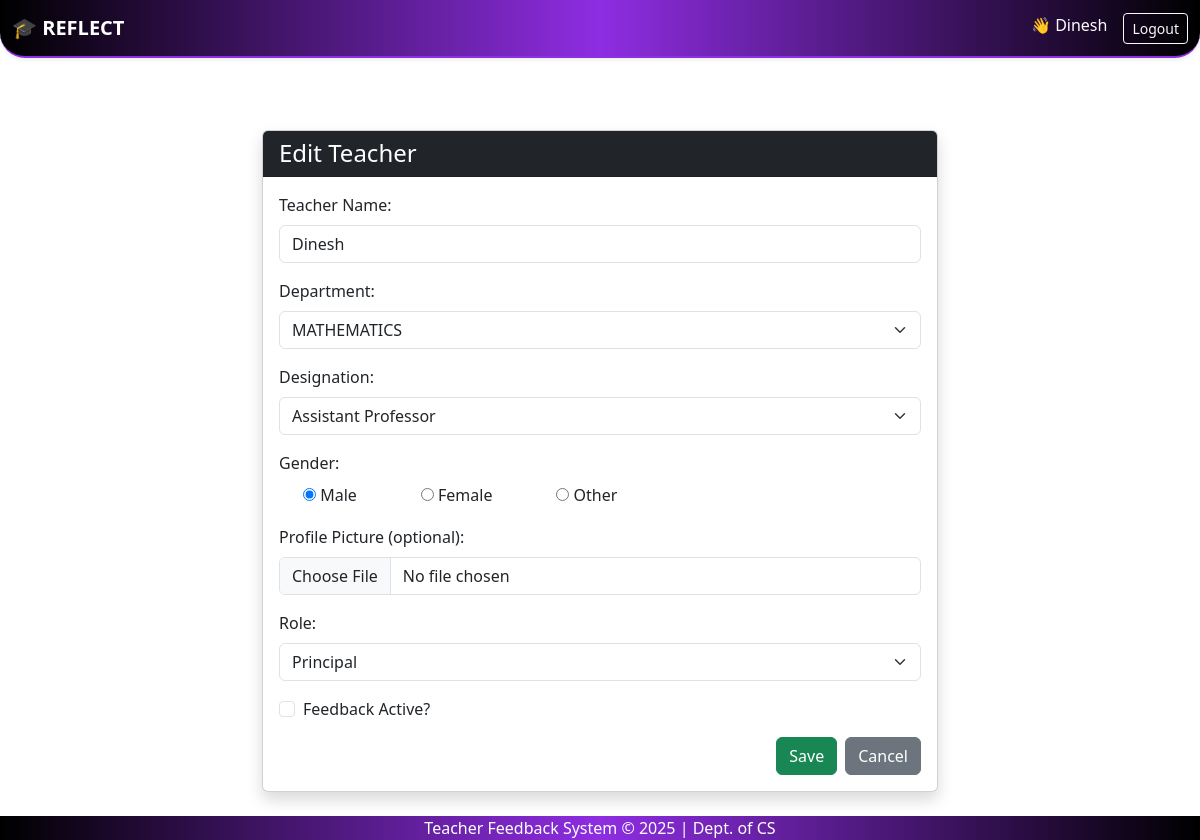
/teachers/edit/8/ (signed in), run on an earlier commit of the app's database.
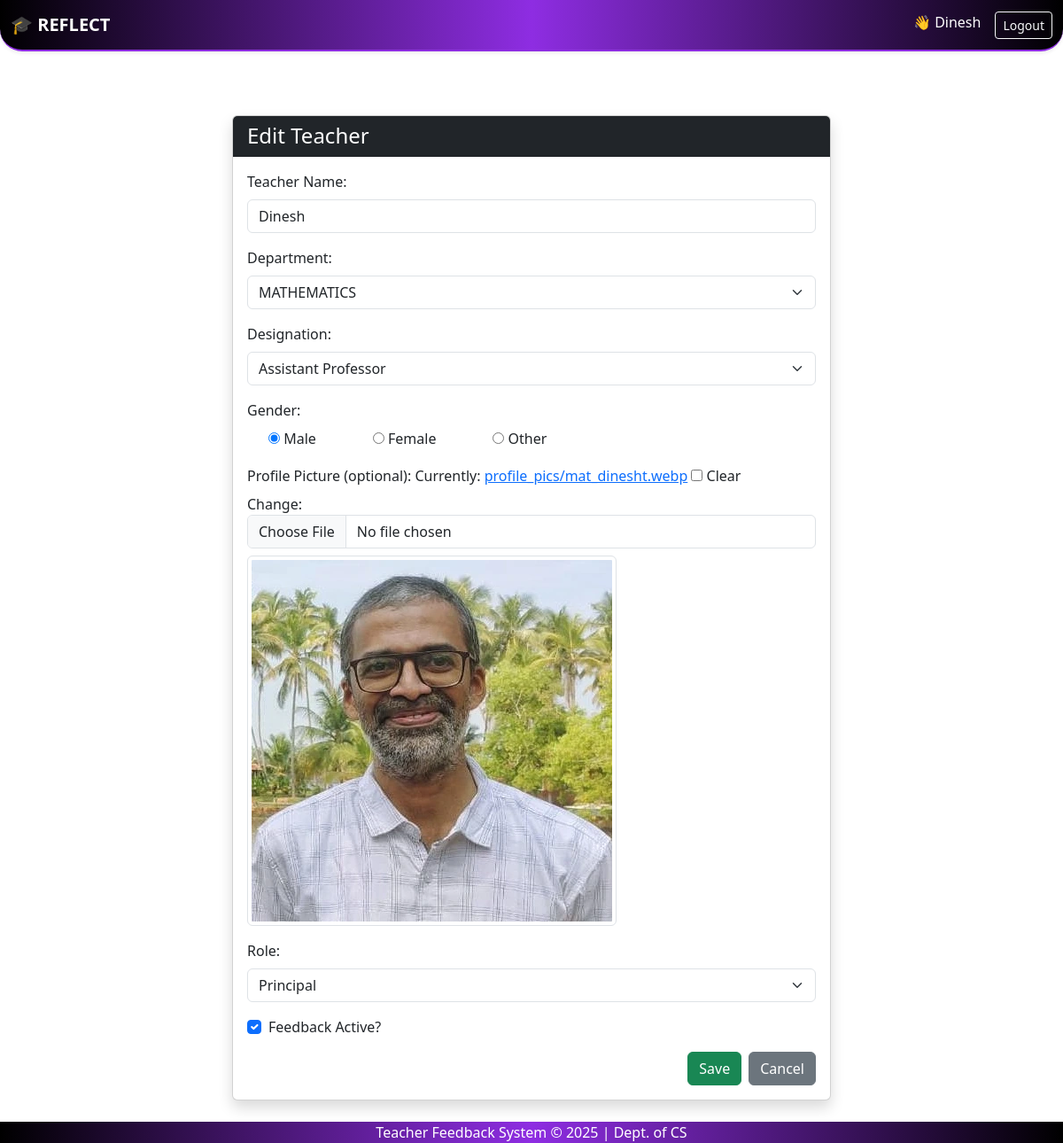
And on a later commit of the database.
### feedback_app/models.py (models this page shows, shortened)
class Teacher(models.Model):
    user = models.OneToOneField(User, on_delete=models.CASCADE, null=True, blank=True)  # <-- Add this line
    teacher_id = models.AutoField(primary_key=True)
    name = models.CharField(max_length=100)
    dept = models.ForeignKey(Department, on_delete=models.CASCADE)
    designation = models.CharField(max_length=100)
    gender = models.CharField(max_length=10)
    role = models.ForeignKey(Role, on_delete=models.CASCADE)
    fb_active = models.BooleanField(default=False)
    profile_picture = models.ImageField(upload_to='profile_pics/', blank=True, null=True)

### feedback_app/views.py (the view)
# urls.py: path('teachers/edit/<int:pk>/', views.edit_teacher, name='edit_teacher'),
@login_required()
def edit_teacher(request, pk):
    teacher = get_object_or_404(Teacher, pk=pk)
    user = teacher.user
    if request.method == "POST":
        form = TeacherEditForm(request.POST,request.FILES, instance=teacher)  # Only TeacherEditForm (no password)
        if form.is_valid():
            form.save()
            messages.success(request, "Teacher updated successfully!")
            return redirect('teacher_list')
    else:
        form = TeacherEditForm(instance=teacher)
    return render(request, 'add_teacher.html', {'form': form, 'edit_mode': True})

### feedback_app/forms.py
class TeacherEditForm(forms.ModelForm):
    class Meta:
        model = Teacher
        fields = ['name', 'dept', 'designation', 'gender', 'role', 'fb_active','profile_picture']
        labels = {
            'name': 'Teacher Name',
            'dept': 'Department',
            'designation': 'Designation',
            'gender': 'Gender',
            'role': 'Role',
            'fb_active': 'Feedback Active?',
            'profile_picture': 'Profile Picture',
        }
        widgets = {
            'name': forms.TextInput(attrs={'class': 'form-control'}),
            'dept': forms.Select(attrs={'class': 'form-select'}),
            'designation': forms.Select(choices=DESIGNATION_CHOICES, attrs={'class': 'form-select'}),
            'gender': forms.RadioSelect(choices=GENDER_CHOICES),
            'role': forms.Select(attrs={'class': 'form-select'}),
            'fb_active': forms.CheckboxInput(attrs={'class': 'form-check-input'}),
            'profile_picture': forms.ClearableFileInput(attrs={'class': 'form-control'}),
        }

### feedback_app/context_processors.py (called while the page is built)
def is_admin(request):
    user = request.user
    return {'is_admin': user.is_superuser or user.groups.filter(name='admin').exists()}

### templates/add_teacher.html (shortened to what this page needs)
{% extends 'base.html' %}
{% block content %}
<div class="container mt-5" style="max-width: 700px;">
    <div class="card shadow">
        <div class="card-header bg-dark text-white">
            <h4 class="mb-0">{{ form.instance.pk|yesno:"Edit Teacher,Add Teacher" }}</h4>
        </div>
        <div class="card-body">
            <form method="post" enctype="multipart/form-data">
                <div class="mb-3">
                    <label for="id_name" class="form-label">Teacher Name:</label>
                    {{ form.name }}
                </div>
                <div class="mb-3">
                    <label for="id_dept" class="form-label">Department:</label>
                    {{ form.dept }}
                </div>
                <div class="mb-3">
                    <label for="id_designation" class="form-label">Designation:</label>
                    {{ form.designation }}
                </div>
                <div class="mb-3">
                    <label class="form-label">Gender:</label>
                    <div class="d-flex gap-4">
                        {% for radio in form.gender %}
                            <div class="form-check form-check-inline">
                                {{ radio.tag }}
                                <label class="form-check-label">{{ radio.choice_label }}</label>
                            </div>
                        {% endfor %}
                    </div>
                </div>
                <div class="mb-3">
                    <label for="id_profile_picture" class="form-label">Profile Picture (optional):</label>
                    {{ form.profile_picture }}
                    {% if form.instance.profile_picture %}
                        <div class="mt-2">
                            <img src="{{ form.instance.profile_picture.url }}" height="100" class="img-thumbnail">
                        </div>
                    {% endif %}
                </div>
                <div class="mb-3">
                    <label for="id_role" class="form-label">Role:</label>
                    {{ form.role }}
                </div>
                <div class="mb-3 form-check">
                    {{ form.fb_active }}
                    <label for="id_fb_active" class="form-check-label">Feedback Active?</label>
                </div>
                <div class="d-flex justify-content-end mt-3">
                    <button type="submit" class="btn btn-success me-2">Save</button>
                    <a href="{% url 'teacher_list' %}" class="btn btn-secondary">Cancel</a>
                </div>
            </form>
        </div>
    </div>
</div>
{% endblock %}

What changed in the data, as far as the page shows it:
changed Teacher "Edit Teacher": instance.profile_picture: picture added; fb_active "☐" → "☑"
Also different on the page:
form field profile_picture: (not shown) → "☐"
text now shown: "Currently: profile_pics/mat_dinesht.webp Clear Change:"
